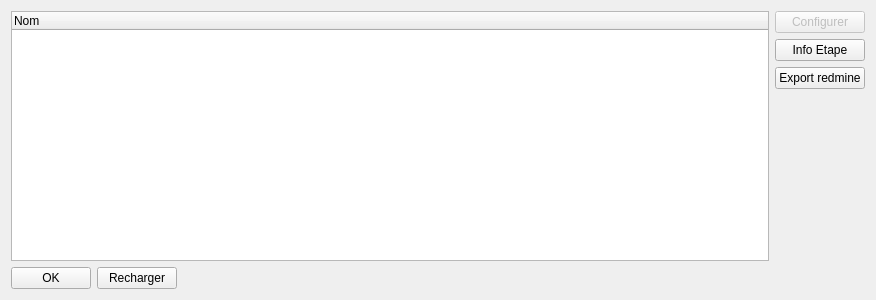
<?xml version="1.0" encoding="UTF-8"?>
<ui version="4.0">
 <class>GAboutPluginsDialog</class>
 <widget class="QWidget" name="GAboutPluginsDialog">
  <property name="geometry">
   <rect>
    <x>0</x>
    <y>0</y>
    <width>876</width>
    <height>300</height>
   </rect>
  </property>
  <property name="windowTitle">
   <string>A propos des plugins</string>
  </property>
  <layout class="QVBoxLayout" name="verticalLayout">
   <item>
    <layout class="QHBoxLayout" name="horizontalLayout_2">
     <item>
      <widget class="QTreeWidget" name="treeWidget">
       <column>
        <property name="text">
         <string notr="true">Nom</string>
        </property>
       </column>
      </widget>
     </item>
     <item>
      <layout class="QVBoxLayout" name="verticalLayout_2">
       <property name="rightMargin">
        <number>0</number>
       </property>
       <item>
        <widget class="QPushButton" name="pushButtonConfigurer">
         <property name="enabled">
          <bool>false</bool>
         </property>
         <property name="text">
          <string>Configurer</string>
         </property>
        </widget>
       </item>
       <item>
        <widget class="QPushButton" name="pb_stepInfo">
         <property name="text">
          <string>Info Etape</string>
         </property>
        </widget>
       </item>
       <item>
        <widget class="QPushButton" name="pb_redmineExport">
         <property name="text">
          <string>Export redmine</string>
         </property>
        </widget>
       </item>
       <item>
        <spacer name="verticalSpacer">
         <property name="orientation">
          <enum>Qt::Vertical</enum>
         </property>
         <property name="sizeHint" stdset="0">
          <size>
           <width>20</width>
           <height>40</height>
          </size>
         </property>
        </spacer>
       </item>
      </layout>
     </item>
    </layout>
   </item>
   <item>
    <layout class="QHBoxLayout" name="horizontalLayout">
     <item>
      <widget class="QPushButton" name="pushButtonOk">
       <property name="text">
        <string>OK</string>
       </property>
      </widget>
     </item>
     <item>
      <widget class="QPushButton" name="pushButtonRecharger">
       <property name="text">
        <string>Recharger</string>
       </property>
      </widget>
     </item>
     <item>
      <spacer name="horizontalSpacer">
       <property name="orientation">
        <enum>Qt::Horizontal</enum>
       </property>
       <property name="sizeHint" stdset="0">
        <size>
         <width>40</width>
         <height>20</height>
        </size>
       </property>
      </spacer>
     </item>
    </layout>
   </item>
  </layout>
 </widget>
 <resources/>
 <connections/>
</ui>
